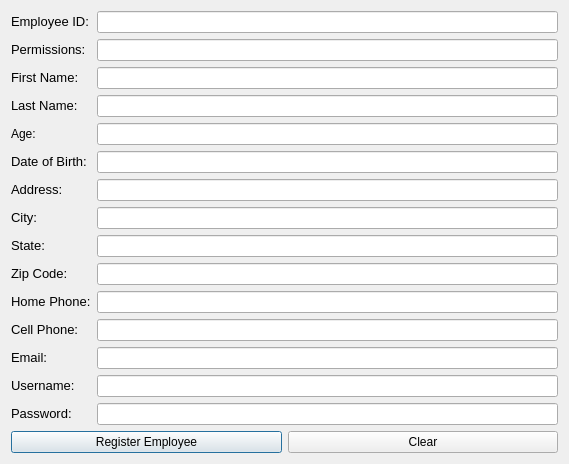
<?xml version="1.0" encoding="UTF-8"?>
<ui version="4.0">
 <class>AddEmployee</class>
 <widget class="QDialog" name="AddEmployee">
  <property name="geometry">
   <rect>
    <x>0</x>
    <y>0</y>
    <width>569</width>
    <height>441</height>
   </rect>
  </property>
  <property name="windowTitle">
   <string>Dialog</string>
  </property>
  <layout class="QGridLayout" name="gridLayout">
   <item row="0" column="0">
    <layout class="QGridLayout" name="gridLayout_3">
     <item row="0" column="0">
      <widget class="QLabel" name="EIN">
       <property name="text">
        <string>&lt;html&gt;&lt;head/&gt;&lt;body&gt;&lt;p&gt;&lt;span style=&quot; font-size:10pt;&quot;&gt;Employee ID:&lt;/span&gt;&lt;/p&gt;&lt;/body&gt;&lt;/html&gt;</string>
       </property>
      </widget>
     </item>
     <item row="0" column="1">
      <widget class="QLineEdit" name="einlineedit"/>
     </item>
     <item row="1" column="0">
      <widget class="QLabel" name="permissions">
       <property name="text">
        <string>&lt;html&gt;&lt;head/&gt;&lt;body&gt;&lt;p&gt;&lt;span style=&quot; font-size:10pt;&quot;&gt;Permissions:&lt;/span&gt;&lt;/p&gt;&lt;/body&gt;&lt;/html&gt;</string>
       </property>
      </widget>
     </item>
     <item row="1" column="1">
      <widget class="QLineEdit" name="permissionslineedit"/>
     </item>
     <item row="2" column="0">
      <widget class="QLabel" name="firstname">
       <property name="text">
        <string>&lt;html&gt;&lt;head/&gt;&lt;body&gt;&lt;p&gt;&lt;span style=&quot; font-size:10pt;&quot;&gt;First Name:&lt;/span&gt;&lt;/p&gt;&lt;/body&gt;&lt;/html&gt;</string>
       </property>
      </widget>
     </item>
     <item row="2" column="1">
      <widget class="QLineEdit" name="firstnameedit"/>
     </item>
     <item row="3" column="0">
      <widget class="QLabel" name="lastname">
       <property name="text">
        <string>&lt;html&gt;&lt;head/&gt;&lt;body&gt;&lt;p&gt;&lt;span style=&quot; font-size:10pt;&quot;&gt;Last Name:&lt;/span&gt;&lt;/p&gt;&lt;/body&gt;&lt;/html&gt;</string>
       </property>
      </widget>
     </item>
     <item row="3" column="1">
      <widget class="QLineEdit" name="lastnameedit"/>
     </item>
     <item row="4" column="0">
      <widget class="QLabel" name="age">
       <property name="text">
        <string>Age:</string>
       </property>
      </widget>
     </item>
     <item row="4" column="1">
      <widget class="QLineEdit" name="agelineedit"/>
     </item>
     <item row="5" column="0">
      <widget class="QLabel" name="dob">
       <property name="text">
        <string>&lt;html&gt;&lt;head/&gt;&lt;body&gt;&lt;p&gt;&lt;span style=&quot; font-size:10pt;&quot;&gt;Date of Birth: &lt;/span&gt;&lt;/p&gt;&lt;/body&gt;&lt;/html&gt;</string>
       </property>
      </widget>
     </item>
     <item row="5" column="1">
      <widget class="QLineEdit" name="doblineedit"/>
     </item>
     <item row="6" column="0">
      <widget class="QLabel" name="address">
       <property name="text">
        <string>&lt;html&gt;&lt;head/&gt;&lt;body&gt;&lt;p&gt;&lt;span style=&quot; font-size:10pt;&quot;&gt;Address:&lt;/span&gt;&lt;/p&gt;&lt;/body&gt;&lt;/html&gt;</string>
       </property>
      </widget>
     </item>
     <item row="6" column="1">
      <widget class="QLineEdit" name="addresslineedit"/>
     </item>
     <item row="7" column="0">
      <widget class="QLabel" name="city">
       <property name="text">
        <string>&lt;html&gt;&lt;head/&gt;&lt;body&gt;&lt;p&gt;&lt;span style=&quot; font-size:10pt;&quot;&gt;City:&lt;/span&gt;&lt;/p&gt;&lt;/body&gt;&lt;/html&gt;</string>
       </property>
      </widget>
     </item>
     <item row="7" column="1">
      <widget class="QLineEdit" name="citylineedit"/>
     </item>
     <item row="8" column="0">
      <widget class="QLabel" name="state">
       <property name="text">
        <string>&lt;html&gt;&lt;head/&gt;&lt;body&gt;&lt;p&gt;&lt;span style=&quot; font-size:10pt;&quot;&gt;State:&lt;/span&gt;&lt;/p&gt;&lt;/body&gt;&lt;/html&gt;</string>
       </property>
      </widget>
     </item>
     <item row="8" column="1">
      <widget class="QLineEdit" name="statelineedit"/>
     </item>
     <item row="9" column="0">
      <widget class="QLabel" name="zipcode">
       <property name="text">
        <string>&lt;html&gt;&lt;head/&gt;&lt;body&gt;&lt;p&gt;&lt;span style=&quot; font-size:10pt;&quot;&gt;Zip Code:&lt;/span&gt;&lt;/p&gt;&lt;/body&gt;&lt;/html&gt;</string>
       </property>
      </widget>
     </item>
     <item row="9" column="1">
      <widget class="QLineEdit" name="zipcodelineedit"/>
     </item>
     <item row="10" column="0">
      <widget class="QLabel" name="homephone">
       <property name="text">
        <string>&lt;html&gt;&lt;head/&gt;&lt;body&gt;&lt;p&gt;&lt;span style=&quot; font-size:10pt;&quot;&gt;Home Phone:&lt;/span&gt;&lt;/p&gt;&lt;/body&gt;&lt;/html&gt;</string>
       </property>
      </widget>
     </item>
     <item row="10" column="1">
      <widget class="QLineEdit" name="homelineedit"/>
     </item>
     <item row="11" column="0">
      <widget class="QLabel" name="cellphone">
       <property name="text">
        <string>&lt;html&gt;&lt;head/&gt;&lt;body&gt;&lt;p&gt;&lt;span style=&quot; font-size:10pt;&quot;&gt;Cell Phone:&lt;/span&gt;&lt;/p&gt;&lt;/body&gt;&lt;/html&gt;</string>
       </property>
      </widget>
     </item>
     <item row="11" column="1">
      <widget class="QLineEdit" name="celllineedit"/>
     </item>
     <item row="12" column="0">
      <widget class="QLabel" name="email">
       <property name="text">
        <string>&lt;html&gt;&lt;head/&gt;&lt;body&gt;&lt;p&gt;&lt;span style=&quot; font-size:10pt;&quot;&gt;Email:&lt;/span&gt;&lt;/p&gt;&lt;/body&gt;&lt;/html&gt;</string>
       </property>
      </widget>
     </item>
     <item row="12" column="1">
      <widget class="QLineEdit" name="emaillineedit"/>
     </item>
     <item row="13" column="0">
      <widget class="QLabel" name="username">
       <property name="text">
        <string>&lt;html&gt;&lt;head/&gt;&lt;body&gt;&lt;p&gt;&lt;span style=&quot; font-size:10pt;&quot;&gt;Username:&lt;/span&gt;&lt;/p&gt;&lt;/body&gt;&lt;/html&gt;</string>
       </property>
      </widget>
     </item>
     <item row="13" column="1">
      <widget class="QLineEdit" name="usernamelineedit"/>
     </item>
     <item row="14" column="0">
      <widget class="QLabel" name="password">
       <property name="text">
        <string>&lt;html&gt;&lt;head/&gt;&lt;body&gt;&lt;p&gt;&lt;span style=&quot; font-size:10pt;&quot;&gt;Password:&lt;/span&gt;&lt;/p&gt;&lt;/body&gt;&lt;/html&gt;</string>
       </property>
      </widget>
     </item>
     <item row="14" column="1">
      <widget class="QLineEdit" name="passwordlineedit">
       <property name="echoMode">
        <enum>QLineEdit::Password</enum>
       </property>
      </widget>
     </item>
    </layout>
   </item>
   <item row="1" column="0">
    <spacer name="verticalSpacer">
     <property name="orientation">
      <enum>Qt::Vertical</enum>
     </property>
     <property name="sizeHint" stdset="0">
      <size>
       <width>20</width>
       <height>0</height>
      </size>
     </property>
    </spacer>
   </item>
   <item row="2" column="0">
    <layout class="QHBoxLayout" name="horizontalLayout_4">
     <item>
      <widget class="QPushButton" name="savebutton">
       <property name="text">
        <string>Register Employee</string>
       </property>
      </widget>
     </item>
     <item>
      <widget class="QPushButton" name="clearinfo">
       <property name="text">
        <string>Clear</string>
       </property>
      </widget>
     </item>
    </layout>
   </item>
  </layout>
 </widget>
 <resources/>
 <connections/>
</ui>
